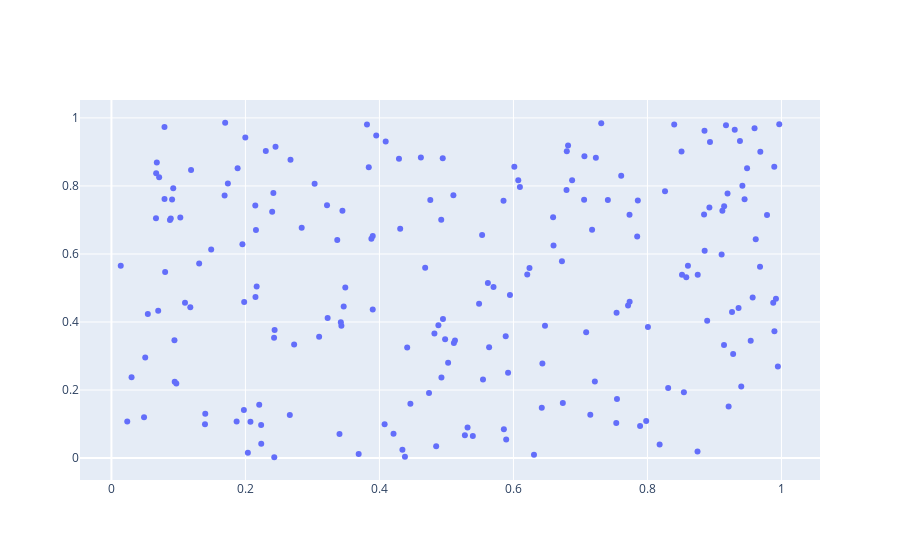

Source (notebook cell):
### Markdown cell above
## **Scatter Plot**

### Code cell
x = np.random.rand(200)
y = np.random.rand(200)

trace = go.Scatter(x=x ,y=y ,mode='markers')
data = [trace]
iplot(data)

### Figure 1 — Plotly figure (JSON) as saved in the notebook; plotly's stock layout.template omitted (floating-point values rounded to 4 significant figures; data arrays with more than 128 entries replaced by an {"elided": "..."} marker saying what was removed)
{"data": [{"mode": "markers", "type": "scatter", "x": {"elided": "200 float values"}, "y": {"elided": "200 float values"}}], "layout": {}}
